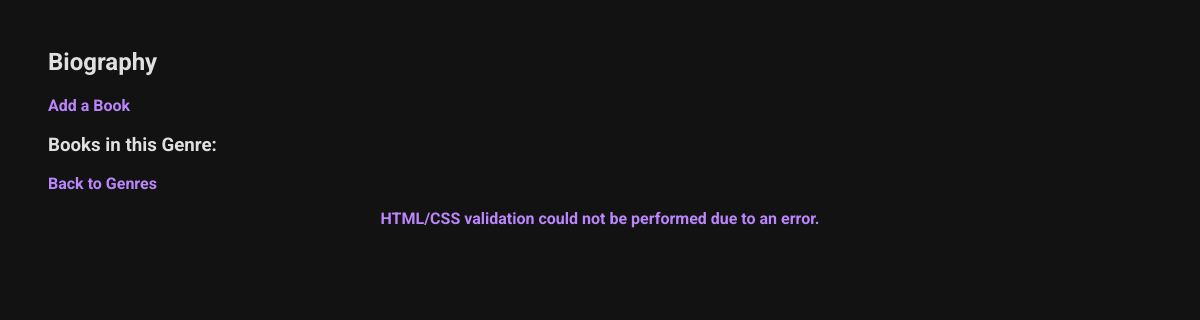
Page /books/genre/4/ on the earlier database version.
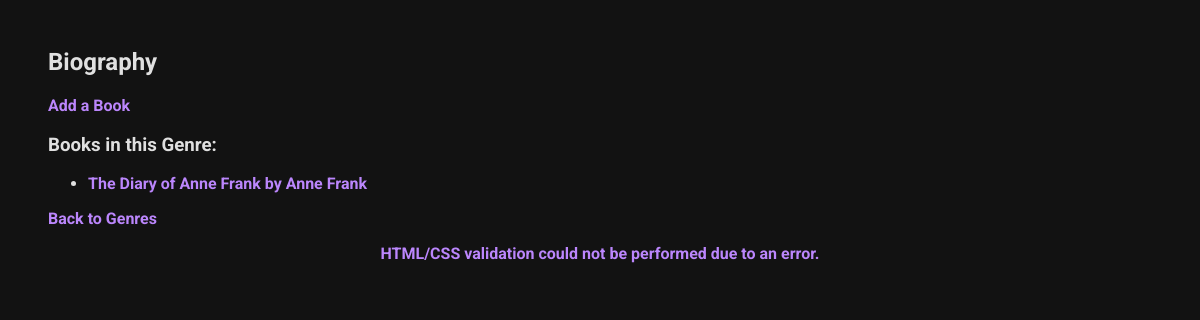
Same page on the later database version.
### books/models.py (models this page shows, shortened)
class Genre(models.Model):
    name = models.CharField(max_length=100, unique=True)

class Book(models.Model):
    title = models.CharField(max_length=200)
    author = models.ForeignKey(Author, on_delete=models.CASCADE)
    genres = models.ManyToManyField(Genre)
    owner = models.ForeignKey(settings.AUTH_USER_MODEL, on_delete=models.CASCADE)
    rating = models.IntegerField(null=True, blank=True)  # New field added

class Author(models.Model):
    name = models.CharField(max_length=200)
    def __str__(self):
        return self.name

### books/views.py (the view)
# urls.py: path('genre/<int:pk>/', views.GenreDetailView.as_view(), name='genre_detail'),
class GenreDetailView(generic.DetailView):
    model = Genre
    template_name = 'books/genre_detail.html'
    context_object_name = 'genre'

### books/templates/books/genre_detail.html
{% extends 'base.html' %}
{% block content %}
<h2>{{ genre.name }}</h2>
<a href="{% url 'books:book_create' genre.pk %}">Add a Book</a>
<h3>Books in this Genre:</h3>
<ul>
    {% for book in genre.book_set.all %}
        <li><a href="{% url 'books:book_detail' book.pk %}">{{ book.title }} by {{ book.author }}</a></li>
    {% endfor %}
</ul>
<a href="{% url 'books:genre_list'%}">Back to Genres</a>
{% endblock %}

### templates/base.html (shortened to what this page needs)
{% load static %}
<!DOCTYPE html>
<html lang="en">
<head>
    <link href="{% static 'base.css' %}" rel="stylesheet">
</head>
<body>
    {% block content %}
    {% endblock %}
</body>
</html>

### static/base.css (style rules this page uses)
body { font-family: 'Roboto', sans-serif; margin: 4vw; background-color: #121212; color: #e0e0e0; }
a, a:visited { text-decoration: none; font-weight: bold; color: #BB86FC; }

Differences in the rows shown:
added Book: title "The Diary of Anne Frank", author "Anne Frank"
